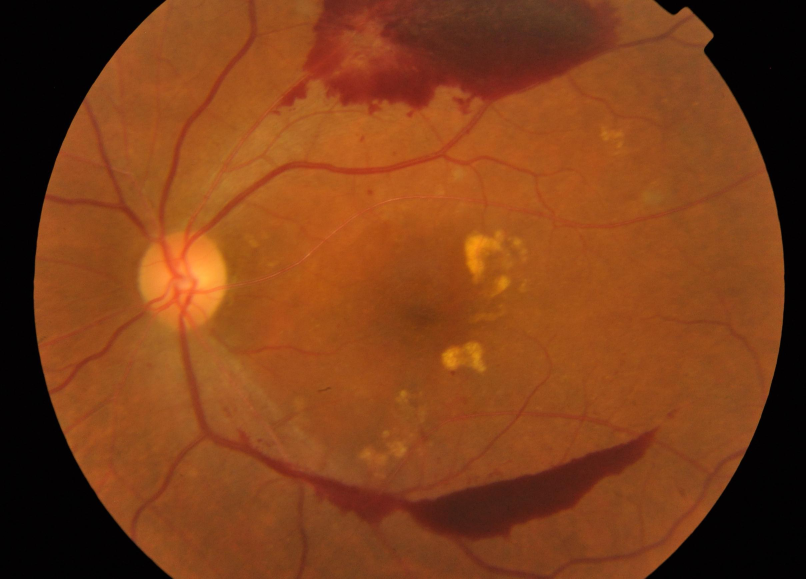
#> input picture test_before_train/6.png, 2416 x 1736 px, found by its file name (shown at 1/3 size)
$ python main-old-4.py
#> lines starting #> are read from the running program, lines starting #| are printed output that depends on the picture
from PIL import Image
import numpy as np
from skimage.morphology import disk, opening, closing
from skimage.filters import rank # Although not directly used for the decomposition itself here,
                                 # it's a useful skimage module for local filters.

def preprocess_fundus_image(image_path):
    """
    Preprocesses a fundus image by loading, resizing, and normalizing.
    This function is carried over from our previous discussion.
    """
#> called with image_path = 'test_before_train/6.png'
    img = Image.open(image_path).convert("RGB")
#> img is the input picture: PIL image 2416x1736 RGB; mean R, G, B 126.2, 63, 25.1
    resized_img = img.resize((640, 640), Image.LANCZOS)
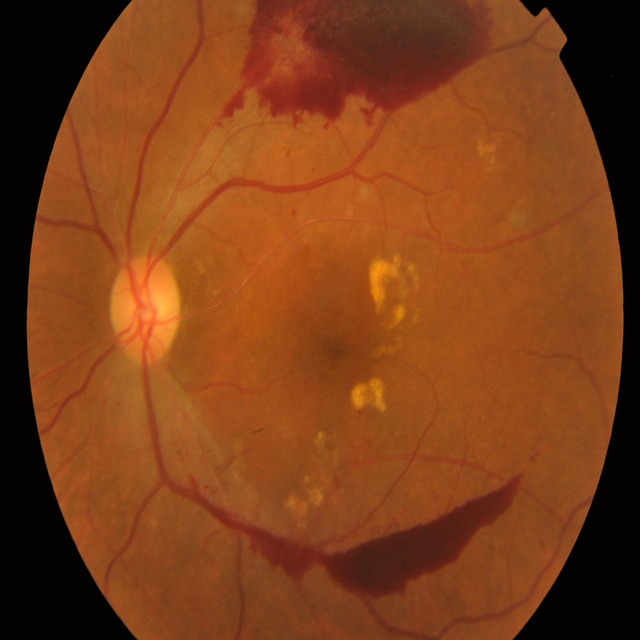
#> resized_img: PIL image 640x640 RGB; mean R, G, B 126.2, 63, 25.1
    img_array = np.array(resized_img, dtype=np.float32)
    normalized_array = (img_array / 255.0 * 2) - 1
#| Preprocessing complete. Shape: (640, 640, 3) Min/Max: -1.0 1.0
    return normalized_array

def decompose_image_morphological_approximation(preprocessed_image_array, se_radius_small=3, se_radius_large=7, threshold_factor=0.2):
    """
    Approximates the image decomposition into dark (Idark) and bright (Ibri) regions.
    THIS IS NOT THE EXACT ALGORITHM FROM THE REFERENCED PAPER [34]
    (Morales et al., 2018), as its details are not publicly available here.

    This implementation uses common morphological operations (opening and closing)
    to highlight features and then isolates them.

    Args:
        preprocessed_image_array (np.ndarray): The preprocessed image
                                               (normalized to [-1, 1]).
                                               Expected shape (H, W, C) or (H, W).
        se_radius_small (int): Radius for the smaller structuring element.
        se_radius_large (int): Radius for the larger structuring element, used for background estimation.
        threshold_factor (float): Factor to threshold the enhanced images,
                                  to make most of the non-highlighted areas black.

    Returns:
        tuple: (Idark, Ibri) - numpy arrays representing dark and bright
               enhanced regions, with background black, normalized to [-1, 1].
    """
#> called with se_radius_small = 3, se_radius_large = 7, threshold_factor = 0.05
    # Convert back to [0, 255] uint8 for skimage morphological operations
    # and work with a single channel for simplicity, typically green or grayscale.
    img_display_scale = (((preprocessed_image_array + 1) / 2) * 255).astype(np.uint8)

    if img_display_scale.ndim == 3:
        # Assuming RGB, take the green channel. Green channel often provides good contrast
        # for both vessels and exudates in fundus images.
        gray_img = img_display_scale[:, :, 1]
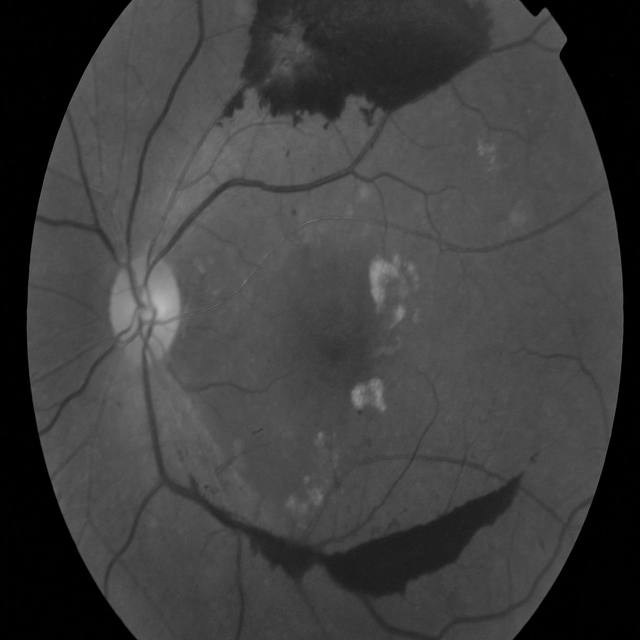
#> gray_img: shape (640, 640); min 0, max 187, mean 62.7
    else:
        gray_img = img_display_scale # Already grayscale or single channel

    # Define structuring elements (disk shape is common for retinal analysis)
    se_small = disk(se_radius_small)
    se_large = disk(se_radius_large)

    # --- Approximation for Ibri (Bright Regions) ---
    # Ibri aims to highlight bright structures (e.g., hard exudates).
    # A common way to do this is using a "white top-hat" transform or by subtracting
    # an 'opened' version of the image from the original. Opening removes bright
    # features smaller than the structuring element.
    # By subtracting the image where small bright features are removed, we get those features.
    opened_for_bright = opening(gray_img, se_small)
    # The difference highlights bright regions
    Ibri_raw = np.maximum(0, gray_img - opened_for_bright)

    # Further process to enhance contrast and make the background truly black
    # Convert to float for manipulation
    Ibri_float = Ibri_raw.astype(np.float32)
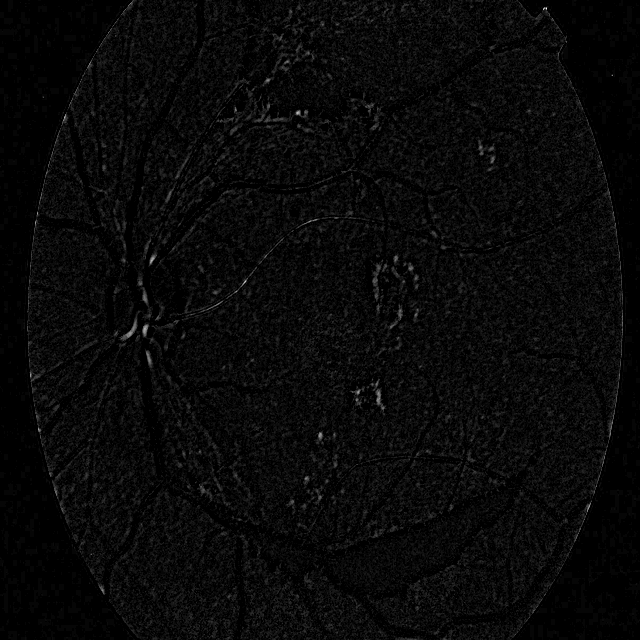
#> Ibri_float: shape (640, 640) float32; min 0, max 41, mean 1.4; drawn with min black and max white
    # Normalize to [0, 1] based on its own max
    if Ibri_float.max() > 0:
        Ibri_float /= Ibri_float.max()
    # Thresholding: values below a certain threshold are set to 0 (black)
    Ibri_float[Ibri_float < threshold_factor] = 0
    # Normalize to [-1, 1] as required for CNN input
    Ibri = (Ibri_float * 2) - 1


    # --- Approximation for Idark (Dark Regions) ---
    # Idark aims to highlight dark structures (e.g., vessels, red lesions).
    # A common way to do this is using a "black top-hat" transform or by subtracting
    # the original image from a 'closed' version. Closing fills in small dark holes.
    # The difference (closed - original) highlights these filled-in dark regions.
    closed_for_dark = closing(gray_img, se_small)
    # The difference highlights dark regions
    Idark_raw = np.maximum(0, closed_for_dark - gray_img)
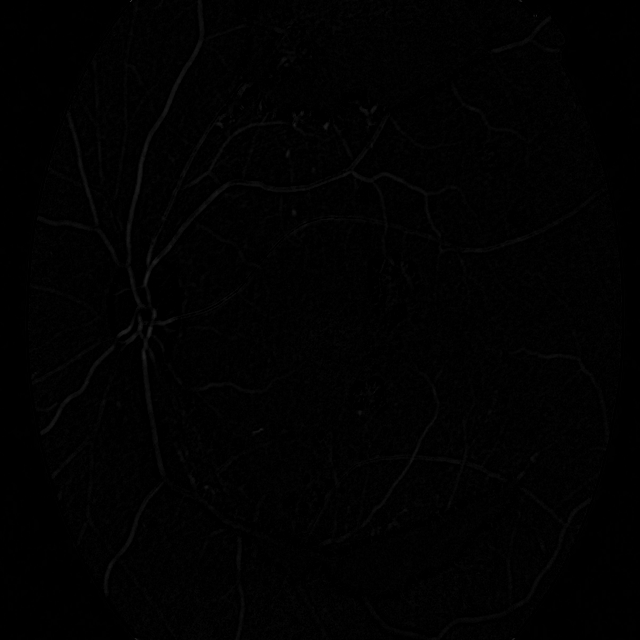
#> Idark_raw: shape (640, 640); min 0, max 52, mean 1.6

    # Further process to enhance contrast and make the background truly black
    # Convert to float for manipulation
    Idark_float = Idark_raw.astype(np.float32)
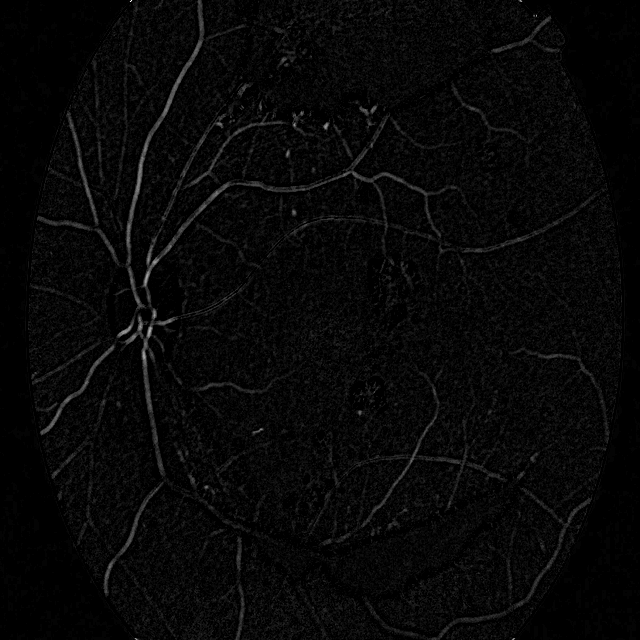
#> Idark_float: shape (640, 640) float32; min 0, max 52, mean 1.6; drawn with min black and max white
    # Normalize to [0, 1] based on its own max
    if Idark_float.max() > 0:
        Idark_float /= Idark_float.max()
    # Thresholding: values below a certain threshold are set to 0 (black)
    Idark_float[Idark_float < threshold_factor] = 0
    # Normalize to [-1, 1] as required for CNN input
    Idark = (Idark_float * 2) - 1

    return Idark, Ibri

# --- Example Usage ---
# Make sure '4.jpg' is in the same directory as this script, or provide its full path.
image_path = "test_before_train/6.png"

# 1. Preprocessing stage
preprocessed_image_array = preprocess_fundus_image(image_path)
print("Preprocessing complete. Shape:", preprocessed_image_array.shape,
      "Min/Max:", preprocessed_image_array.min(), preprocessed_image_array.max())

# 2. Image Decomposition stage (using our approximation)
idark_image, ibri_image = decompose_image_morphological_approximation(
    preprocessed_image_array, se_radius_small=3, se_radius_large=7, threshold_factor=0.05
) # Adjusted threshold_factor for potentially better visualization of features

print("\nImage Decomposition complete.")
print("Idark image shape:", idark_image.shape, "Min/Max:", idark_image.min(), idark_image.max())
#| Idark image shape: (640, 640) Min/Max: -1.0 1.0
print("Ibri image shape:", ibri_image.shape, "Min/Max:", ibri_image.min(), ibri_image.max())
#| Ibri image shape: (640, 640) Min/Max: -1.0 1.0


# --- Visualization (Optional - for checking the output) ---
# To save or display these images, they need to be converted back to 0-255 uint8.
# Remember that the actual CNN input would be the normalized [-1, 1] numpy arrays.

# For Idark visualization:
idark_display = (((idark_image + 1) / 2) * 255).astype(np.uint8)
idark_pil_image = Image.fromarray(idark_display)
idark_pil_image.save("Idark_approximation.jpg")
print("\nSaved Idark_approximation.jpg")
idark_pil_image.show() # Uncomment to display the image

# For Ibri visualization:
ibri_display = (((ibri_image + 1) / 2) * 255).astype(np.uint8)
ibri_pil_image = Image.fromarray(ibri_display)
ibri_pil_image.save("Ibri_approximation.jpg")
print("Saved Ibri_approximation.jpg")
ibri_pil_image.show() # Uncomment to display the image

$ run again, with test_before_train/4.png copied over test_before_train/6.png
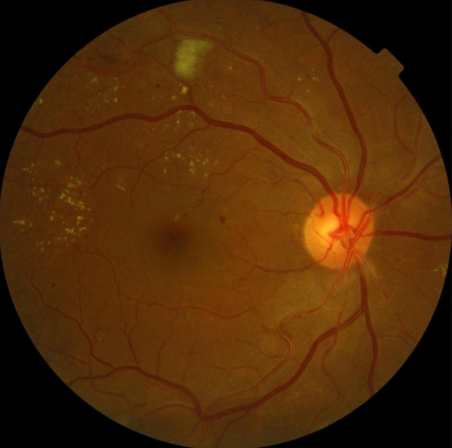
#> input picture test_before_train/4.png, 452 x 448 px, found by its file name
#| Preprocessing complete. Shape: (640, 640, 3) Min/Max: -1.0 1.0
#> in decompose_image_morphological_approximation, `gray_img = img_display_scale[:, :, 1]`:
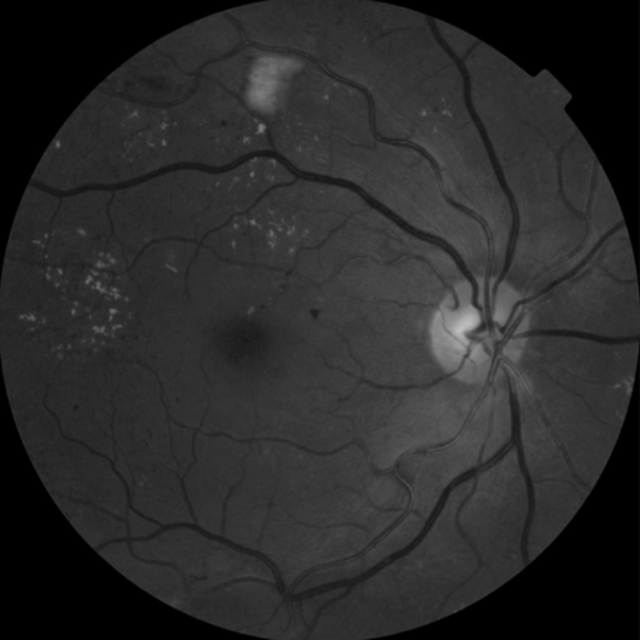
#> gray_img: shape (640, 640); min 0, max 190, mean 42
#> in decompose_image_morphological_approximation, `Idark_float = Idark_raw.astype(np.float32)`:
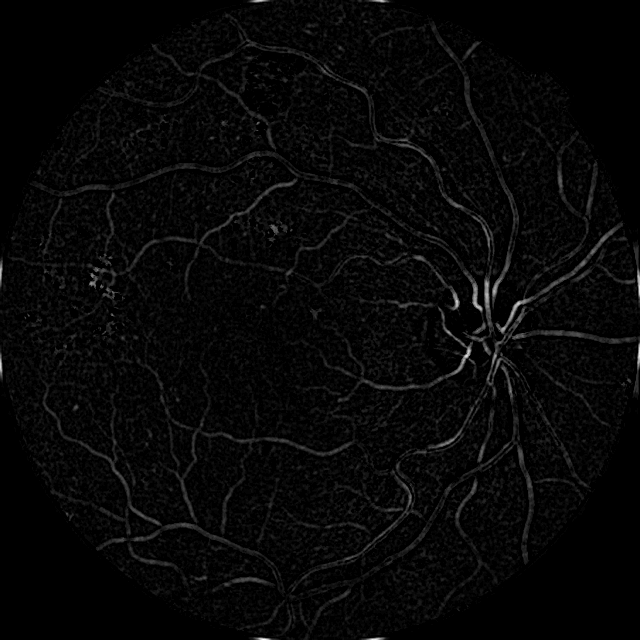
#> Idark_float: shape (640, 640) float32; min 0, max 47, mean 1.4; drawn with min black and max white
#| Idark image shape: (640, 640) Min/Max: -1.0 1.0
#| Ibri image shape: (640, 640) Min/Max: -1.0 1.0

$ run again, with test_before_train/2.jpeg saved as test_before_train/6.png
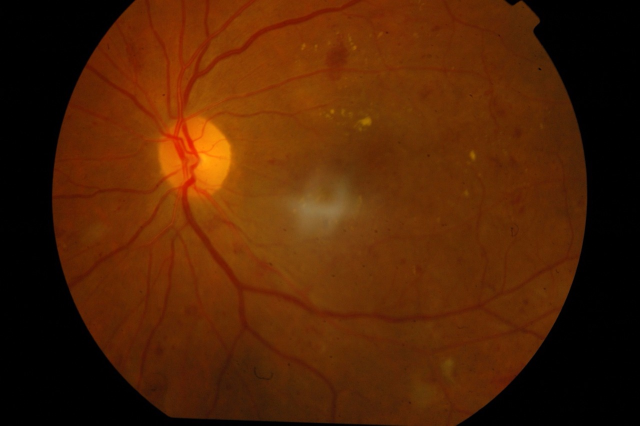
#> input picture test_before_train/2.jpeg, 1280 x 851 px, found by its file name (shown at 1/2 size)
#> in preprocess_fundus_image, img is the input picture: PIL image 1280x851 RGB; mean R, G, B 81.4, 35.2, 4.2
#| Preprocessing complete. Shape: (640, 640, 3) Min/Max: -1.0 1.0
#> in decompose_image_morphological_approximation, `gray_img = img_display_scale[:, :, 1]`:
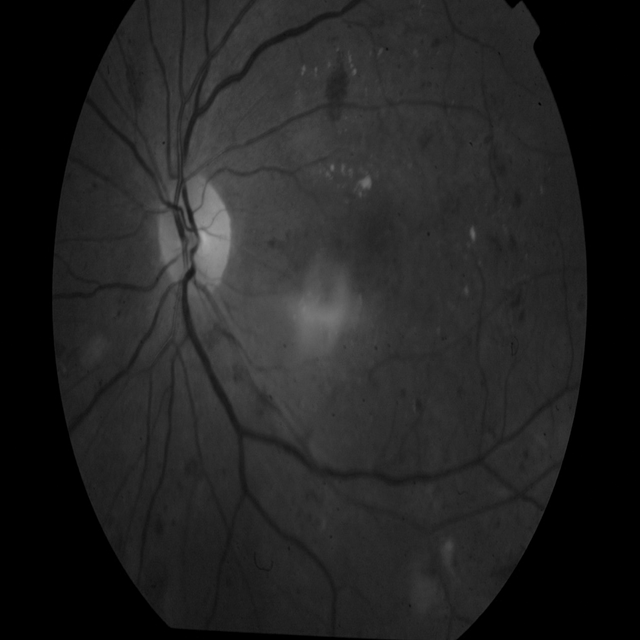
#> gray_img: shape (640, 640); min 0, max 171, mean 34.6
#> in decompose_image_morphological_approximation, `Idark_float = Idark_raw.astype(np.float32)`:
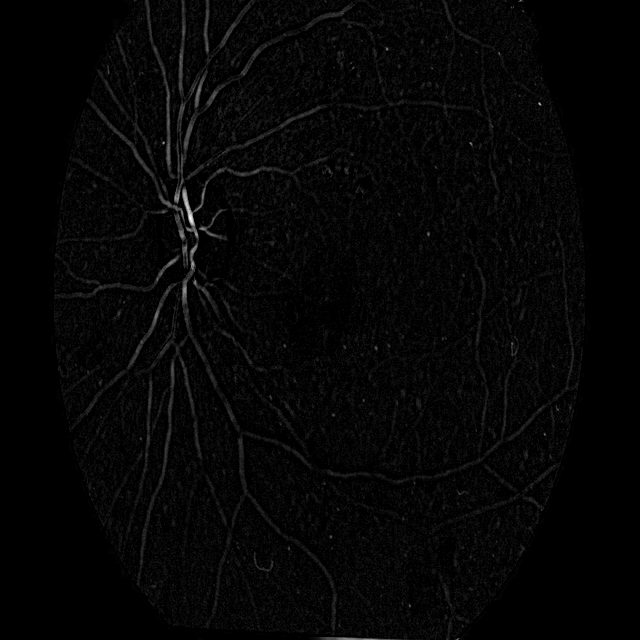
#> Idark_float: shape (640, 640) float32; min 0, max 58, mean 1.3; drawn with min black and max white
#| Idark image shape: (640, 640) Min/Max: -1.0 1.0
#| Ibri image shape: (640, 640) Min/Max: -1.0 1.0
